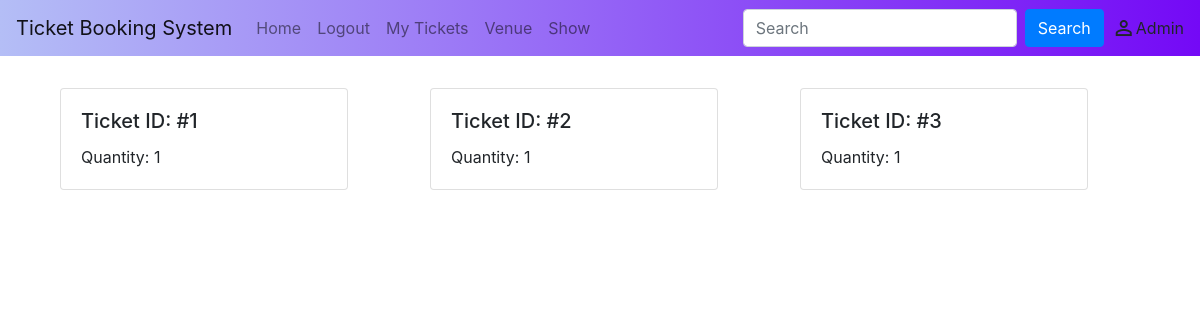
Page /ticket/myTickets (signed in) on the committed database.
### accounts/models.py (models this page shows)
class User(db.Model, UserMixin):
    id = db.Column(db.Integer, primary_key=True)
    email = db.Column(db.String, unique=True, nullable=False)
    name = db.Column(db.String, nullable=False)
    dob = db.Column(db.Date, nullable=False)
    phone = db.Column(db.Integer, nullable=False)
    password = db.Column(db.String, nullable=True)
    is_admin = db.Column(db.Boolean, nullable=False, default=False)
    ticket = db.relationship("Ticket", backref="ticket_user")

### ticket/models.py (models this page shows)
class Ticket(db.Model):
    id = db.Column(db.Integer, primary_key=True)
    user = db.Column(db.Integer, db.ForeignKey("user.id"), nullable=False)
    date = db.Column(db.Date, nullable=False)
    show = db.Column(
        db.Integer, db.ForeignKey("show.id", ondelete="CASCADE"), nullable=False
    )
    quantity = db.Column(db.Integer, nullable=False, default=1)

### ticket/views.py (the view)
@ticket.route("myTickets", methods=["GET"])
@login_required
def myTickets():
    if request.method == "GET":
        tickets = Ticket.query.filter_by(user=current_user.id)
        return render_template("myTickets.html", tickets=tickets, user=current_user)

### website/__init__.py (called while the page is built)
def create_app():
    app = Flask(__name__)
    app.config["SECRET_KEY"] = "supersecretkasdfliasgafudbi2134rlisdjkbf"
    app.config["SQLALCHEMY_DATABASE_URI"] = f"sqlite:///{DB_NAME}"
    db.init_app(app)
    from .views import views
    from accounts.auth import auth
    from shows.views import show
    from venue.views import venue
    from ticket.views import ticket
    app.register_blueprint(views)
    app.register_blueprint(auth)
    app.register_blueprint(venue)
    app.register_blueprint(show)
    app.register_blueprint(ticket)
    from accounts.models import User
    with app.app_context():
        db.create_all()
    login_manager = LoginManager()
    login_manager.login_view = "auth.login"
    login_manager.init_app(app)
    @login_manager.user_loader
    def load_user(id):
        return User.query.get(int(id))
    return app

### website/templates/myTickets.html
{% extends "base.html" %} {% block title %}Login{% endblock %}
{% block content%}
<div class="container mt-2">
    <div class="row">
        {% for ticket in tickets %}
        <div class="col-4 mt-4">
            <div class="card" style="width: 18rem;">
                <div class="card-body">
                    <h5 class="card-title">Ticket ID: #{{ticket.id}}</h5>
                    <p class="card-text">Quantity: {{ticket.quantity}}</p>
                </div>
            </div>
        </div>
        {% endfor %}
    </div>
</div>
{% endblock %}

### website/templates/base.html (shortened to what this page needs)
<!DOCTYPE html>
<html>
<head>
    <link rel="stylesheet" href="https://stackpath.bootstrapcdn.com/bootstrap/4.4.1/css/bootstrap.min.css"
 />
    <link rel="stylesheet" href="https://stackpath.bootstrapcdn.com/font-awesome/4.7.0/css/font-awesome.min.css"
 />
</head>
<body>
    <nav class="navbar navbar-expand-lg navbar-light bg-light"
        style="background: linear-gradient(to right, #b4bef6, #7409f6);">
        <a class="navbar-brand" href="#">Ticket Booking System</a>
        <div class="collapse navbar-collapse" id="navbarSupportedContent">
            <ul class="navbar-nav mr-auto">
                {% if user.is_authenticated %}
                <li class="nav-item">
                    <a class="nav-link" id="home" href="/">Home</a>
                </li>
                <li class="nav-item">
                    <a class="nav-link" id="logout" href="http://localhost:5000/auth/logout">Logout</a>
                </li>
                <li class="nav-item">
                    <a class="nav-link" id="myTickets" href="/ticket/myTickets">My Tickets</a>
                </li>
                {% if current_user.is_admin %}
                <li class="nav-item">
                    <a class="nav-link" id="venue" href="http://localhost:5000/venue">Venue</a>
                </li>
                <li class="nav-item">
                    <a class="nav-link" id="show" href="http://localhost:5000/show">Show</a>
                </li>
                {% endif %}
                {% endif %}
            </ul>
            {% if user.is_authenticated %}
            <form class="form-inline my-2 my-lg-0">
                <input class="form-control mr-sm-2" type="search" placeholder="Search" aria-label="Search">
                <button class="btn btn-primary my-2 my-sm-0" type="submit">Search</button>
            </form>
            {% endif %}
            {% if user.is_authenticated %}
            <span class="ml-2 material-icons">
            </span><span>{{current_user.name|title}}</span>
            {% endif %}
        </div>
    </nav>
    <div class="container">{% block content %} {% endblock %}</div>
</body>
</html>

### rows in the picture
User: name "Admin"
Ticket: id "1", quantity "1"
Ticket: id "2", quantity "1"
Ticket: id "3", quantity "1"
